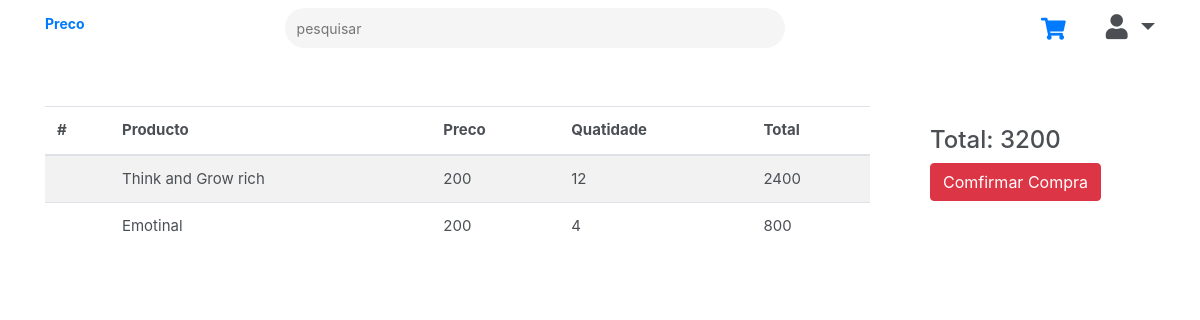
The page /order_summary (signed in) on the database as committed earlier.
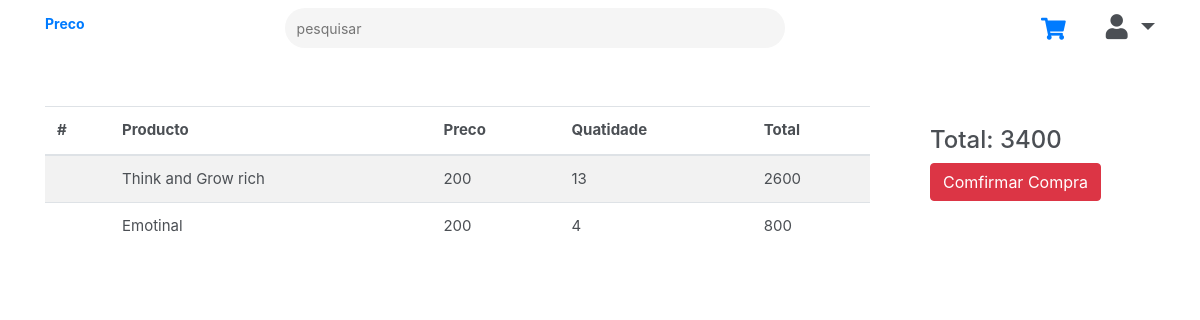
The same page on the database as committed later.
### dashboard/models.py (models this page shows, shortened)
class OrderProduct(models.Model):
    user = models.ForeignKey(User, on_delete=models.CASCADE)
    ordered = models.BooleanField(default=False)
    product = models.ForeignKey(Product, on_delete=models.CASCADE)
    quantity = models.IntegerField(default=1)
    def get_total_product_price(self):
        return self.quantity * self.product.price
    def get_final_product_price(self):
        return self.get_total_product_price()

class Product(models.Model):
    name = models.CharField(max_length=30, blank=True)
    categories = models.ForeignKey(Category, on_delete=models.CASCADE)
    price = models.IntegerField()
    description = models.TextField(max_length=30, blank=True)
    company = models.ForeignKey(Company, on_delete=models.CASCADE)
    discount = models.CharField(max_length=30, blank=True)
    type = models.ForeignKey(TypeDiscount, on_delete=models.CASCADE)
    total_number = models.IntegerField(blank=True)
    number = models.IntegerField(blank=True)

class Order(models.Model):
    user = models.ForeignKey(User, on_delete=models.CASCADE)
    product = models.ManyToManyField(OrderProduct)
    start_date = models.DateTimeField(auto_now_add=True)
    ordered = models.BooleanField(default=False)
    def get_total(self):
        total = 0
        for order_product in self.product.all():
            total += order_product.get_final_product_price()
        return total

### price/views.py (the view)
# urls.py: path('order_summary', views.OrderSummary.as_view(),
class OrderSummary(View):
    def get(self, *args, **kwargs):
        try:
            order = Order.objects.get(user=self.request.user, ordered=False)
            context = {
                'object': order
            }
            return render(self.request, 'order_summary.html', context)
        except ObjectDoesNotExist:
            messages.error(self.request, "You do not hava an active order")
            return redirect('product')

### price/templates/order_summary.html (shortened to what this page needs)
{% extends "price/layout/base.html" %}
{% load staticfiles %}
{% load staticfiles %}
{% block styles %}
<link rel="stylesheet" href="{% static 'stylesheet/main.css' %}">
<link rel="stylesheet" href="https://use.fontawesome.com/releases/v5.7.2/css/all.css">
{% endblock %}
{% block content %}
<main>
{% include "price/layout/navegation.html" %}
    <div class="container">
        <div class="row">
<div class="col-md-9">
    <table class="table table-striped">
  <thead>
    <tr>
      <th scope="col">#</th>
      <th scope="col">Producto</th>
      <th scope="col">Preco</th>
      <th scope="col">Quatidade</th>
      <th scope="col">Total</th>
    </tr>
  </thead>
  <tbody>
  {% for order_product in object.product.all %}
    <tr>
      <th scope="row"></th>
      <td>{{ order_product.product.name }}</td>
      <td>{{ order_product.product.price }}</td>
      <td>{{ order_product.quantity }}</td>
      <td>{{ order_product.get_total_product_price  }}</td>
    </tr>
    {% endfor %}
  </tbody>
</table>
  </div>
          <div class="col-md-3">
              <div class="summary">
                  <h4>Total: {{ object.get_total }}</h4>
                <button class="btn btn-danger"><a href="{%  url 'showlinks'  %}">Comfirmar Compra</a> </button>
              </div>
          </div>
    </div>
</div>
</main>
{% endblock %}

Rows that differ between the two databases and show on the page:
changed OrderProduct "Think and Grow rich": quantity "12" → "13"; get_total_product_price "2400" → "2600"
changed through a linked row, Order: get_total "3200" → "3400"
